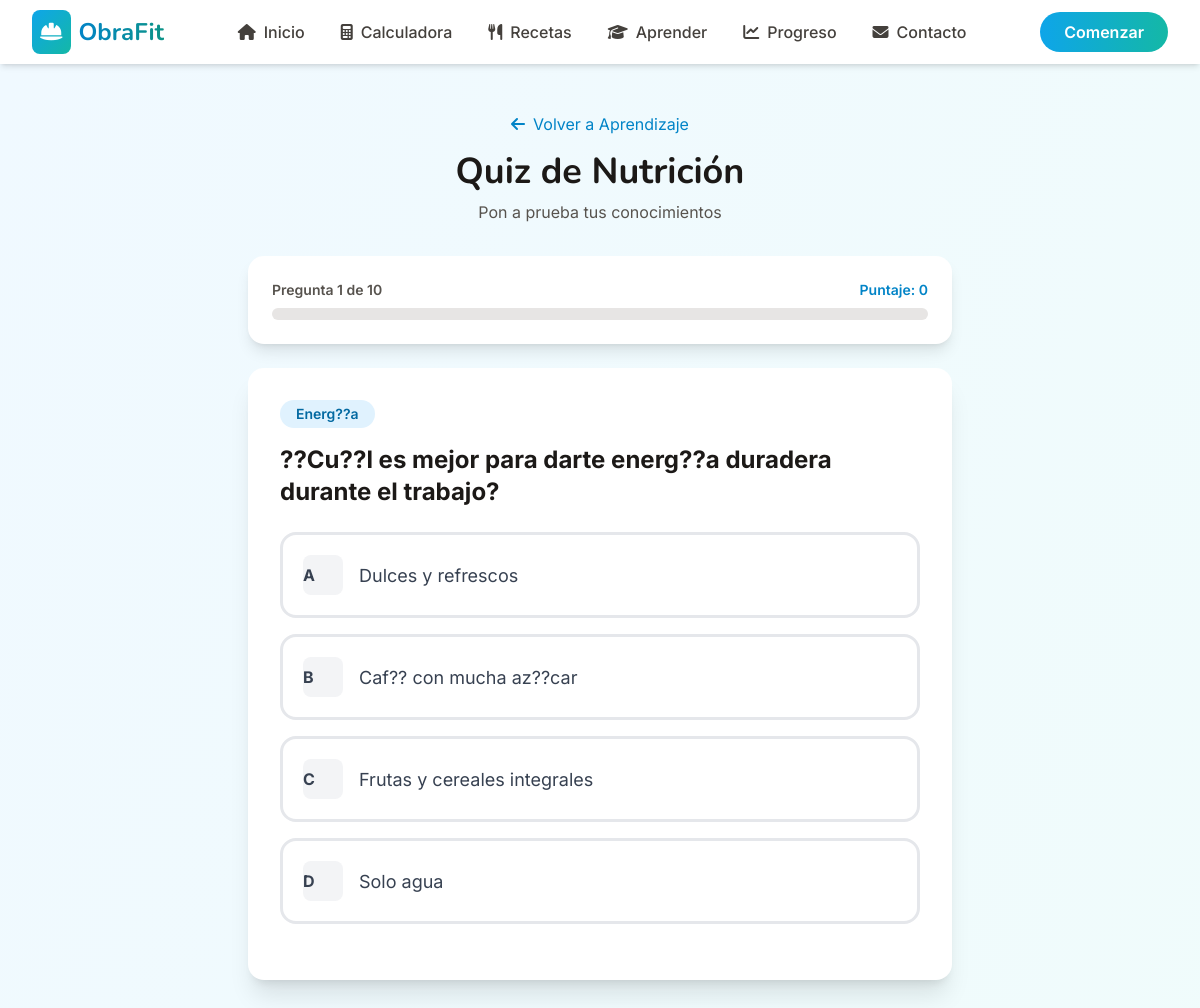
Screenshot of /aprendizaje/quiz/ with the database file from the repository.
### recetas/models.py (models this page shows, shortened)
class PreguntaQuiz(models.Model):
    pregunta = models.TextField()
    opcion_a = models.CharField(max_length=200)
    opcion_b = models.CharField(max_length=200)
    opcion_c = models.CharField(max_length=200)
    opcion_d = models.CharField(max_length=200)
    respuesta_correcta = models.CharField(max_length=1, choices=[
        ('a', 'Opción A'),
        ('b', 'Opción B'),
        ('c', 'Opción C'),
        ('d', 'Opción D'),
    ])
    explicacion = models.TextField(help_text="Explicación de la respuesta correcta")
    categoria = models.CharField(max_length=100, help_text="Tema de la pregunta")
    nivel_dificultad = models.IntegerField(
        validators=[MinValueValidator(1), MaxValueValidator(3)],
        default=1,
        help_text="1=Fácil, 2=Medio, 3=Difícil"
    )
    activa = models.BooleanField(default=True)
    class Meta:
        verbose_name = 'Pregunta de Quiz'
        verbose_name_plural = 'Preguntas de Quiz'

### recetas/views.py (the view)
# urls.py: path('aprendizaje/quiz/', views.quiz, name='quiz'),
def quiz(request):
    todas_preguntas = list(PreguntaQuiz.objects.filter(activa=True))
    preguntas = random.sample(todas_preguntas, min(10, len(todas_preguntas)))
    context = {
        'titulo': 'Quiz Interactivo',
        'preguntas': preguntas,
    }
    return render(request, 'aprendizaje/quiz.html', context)

### templates/aprendizaje/quiz.html (shortened to what this page needs)
{% extends 'base.html' %}
{% load static %}
{% block content %}
<section class="min-h-screen bg-gradient-to-br from-primary-50 to-mint-50 py-12">
  <div class="max-w-3xl mx-auto px-4 sm:px-6 lg:px-8">
    <div class="text-center mb-8">
      <a href="{% url 'aprendizaje' %}" class="inline-flex items-center text-primary-600 hover:text-primary-700 mb-4">
        <i class="fas fa-arrow-left mr-2"></i> Volver a Aprendizaje
      </a>
      <h1 class="text-4xl font-display font-bold text-warm-900 mb-2">Quiz de Nutrición</h1>
      <p class="text-warm-600">Pon a prueba tus conocimientos</p>
    </div>
    <div class="bg-white rounded-2xl p-6 shadow-lg mb-6">
      <div class="flex items-center justify-between mb-2">
        <span class="text-sm font-semibold text-warm-600">Pregunta <span id="pregunta-actual">1</span> de <span id="total-preguntas">{{ preguntas|length }}</span></span>
        <span class="text-sm font-semibold text-primary-600">Puntaje: <span id="puntaje">0</span></span>
      </div>
      <div class="w-full bg-warm-200 rounded-full h-3">
      </div>
    </div>
    <div id="quiz-container">
      {% for pregunta in preguntas %}
      <div class="pregunta-card {% if forloop.first %}active{% endif %}" data-pregunta="{{ forloop.counter }}" data-respuesta="{{ pregunta.respuesta_correcta }}">
        <div class="bg-white rounded-2xl p-8 shadow-xl">
          <div class="mb-6">
            <span class="inline-block px-4 py-1 bg-primary-100 text-primary-700 rounded-full text-sm font-semibold mb-4">
              {{ pregunta.categoria }}
            </span>
            <h2 class="text-2xl font-bold text-warm-900 mb-6">{{ pregunta.pregunta }}</h2>
          </div>
          <div class="space-y-4">
            <button class="opcion-btn" data-opcion="a" onclick="seleccionarOpcion(this, '{{ pregunta.respuesta_correcta }}')">
              <span class="opcion-letra">A</span>
              <span class="opcion-texto">{{ pregunta.opcion_a }}</span>
            </button>
            <button class="opcion-btn" data-opcion="b" onclick="seleccionarOpcion(this, '{{ pregunta.respuesta_correcta }}')">
              <span class="opcion-letra">B</span>
              <span class="opcion-texto">{{ pregunta.opcion_b }}</span>
            </button>
            <button class="opcion-btn" data-opcion="c" onclick="seleccionarOpcion(this, '{{ pregunta.respuesta_correcta }}')">
              <span class="opcion-letra">C</span>
              <span class="opcion-texto">{{ pregunta.opcion_c }}</span>
            </button>
            <button class="opcion-btn" data-opcion="d" onclick="seleccionarOpcion(this, '{{ pregunta.respuesta_correcta }}')">
              <span class="opcion-letra">D</span>
              <span class="opcion-texto">{{ pregunta.opcion_d }}</span>
            </button>
          </div>
        </div>
      </div>
      {% endfor %}
    </div>
  </div>
</section>
{% endblock %}

### static/css/styles.css (style rules this page uses)
:root { --primary-color: #0ea5e9; --mint-color: #14b8a6; --warm-color: #78716c; --transition: all 0.3s ease; }
html { scroll-behavior: smooth; }

### templates/aprendizaje/quiz.html (style rules this page uses)
.pregunta-card { display: none; }
.pregunta-card.active { display: block; }
.opcion-btn { width: 100%; display: flex; align-items: center; padding: 1.25rem; background: white; border: 3px solid #e5e7eb; border-radius: 1rem; text-align: left; transition: all 0.3s; cursor: pointer; position: relative; }
.opcion-letra { width: 2.5rem; height: 2.5rem; background: #f3f4f6; border-radius: 0.5rem; display: flex; align-items: center; justify-center; font-weight: bold; color: #374151; margin-right: 1rem; flex-shrink: 0; }
.opcion-texto { flex: 1; font-size: 1.125rem; color: #374151; }

### rows the page displays
PreguntaQuiz: categoria "Energ??a", pregunta "??Cu??l es mejor para darte energ??a duradera durante el trabajo?", opcion_a "Dulces y refrescos", opcion_b "Caf?? con mucha az??car", opcion_c "Frutas y cereales integrales", opcion_d "Solo agua"

### other values shown
{{ preguntas|length }} "10"
